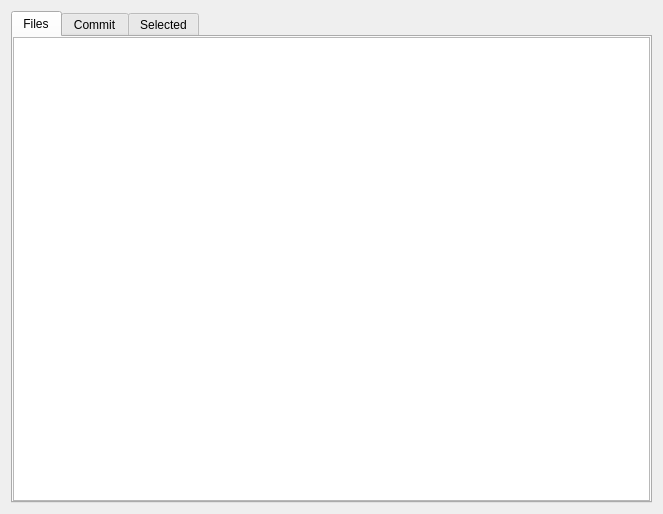
<?xml version="1.0" encoding="UTF-8"?>
<ui version="4.0">
 <class>CompareTreeForm</class>
 <widget class="QWidget" name="CompareTreeForm">
  <property name="geometry">
   <rect>
    <x>0</x>
    <y>0</y>
    <width>663</width>
    <height>514</height>
   </rect>
  </property>
  <property name="sizePolicy">
   <sizepolicy hsizetype="MinimumExpanding" vsizetype="MinimumExpanding">
    <horstretch>0</horstretch>
    <verstretch>0</verstretch>
   </sizepolicy>
  </property>
  <property name="minimumSize">
   <size>
    <width>160</width>
    <height>200</height>
   </size>
  </property>
  <property name="windowTitle">
   <string>Form</string>
  </property>
  <layout class="QGridLayout" name="gridLayout_2">
   <item row="0" column="0">
    <widget class="QTabWidget" name="tabWidget">
     <property name="toolTip">
      <string/>
     </property>
     <property name="tabPosition">
      <enum>QTabWidget::North</enum>
     </property>
     <property name="currentIndex">
      <number>0</number>
     </property>
     <widget class="QWidget" name="tab1">
      <property name="maximumSize">
       <size>
        <width>16777215</width>
        <height>16777215</height>
       </size>
      </property>
      <property name="toolTip">
       <string>Show files with changes between the selected versions.</string>
      </property>
      <attribute name="title">
       <string>Files</string>
      </attribute>
      <layout class="QHBoxLayout" name="horizontalLayout">
       <property name="spacing">
        <number>0</number>
       </property>
       <property name="margin">
        <number>0</number>
       </property>
       <item>
        <widget class="CompareTree" name="compareTree">
         <property name="sizePolicy">
          <sizepolicy hsizetype="MinimumExpanding" vsizetype="MinimumExpanding">
           <horstretch>1</horstretch>
           <verstretch>0</verstretch>
          </sizepolicy>
         </property>
         <property name="frameShadow">
          <enum>QFrame::Plain</enum>
         </property>
         <property name="lineWidth">
          <number>0</number>
         </property>
        </widget>
       </item>
      </layout>
     </widget>
     <widget class="QWidget" name="tab2">
      <property name="toolTip">
       <string>Show git log commit information of the selected versions.</string>
      </property>
      <attribute name="title">
       <string>Commit</string>
      </attribute>
      <layout class="QVBoxLayout" name="verticalLayout">
       <property name="spacing">
        <number>0</number>
       </property>
       <property name="margin">
        <number>0</number>
       </property>
       <item>
        <widget class="QFrame" name="frame">
         <layout class="QGridLayout" name="gridLayout">
          <property name="margin">
           <number>2</number>
          </property>
          <property name="spacing">
           <number>2</number>
          </property>
          <item row="2" column="1" colspan="5">
           <widget class="QTextBrowser" name="fromEdit">
            <property name="sizePolicy">
             <sizepolicy hsizetype="Expanding" vsizetype="MinimumExpanding">
              <horstretch>0</horstretch>
              <verstretch>0</verstretch>
             </sizepolicy>
            </property>
            <property name="focusPolicy">
             <enum>Qt::ClickFocus</enum>
            </property>
            <property name="acceptDrops">
             <bool>false</bool>
            </property>
            <property name="frameShadow">
             <enum>QFrame::Plain</enum>
            </property>
           </widget>
          </item>
          <item row="4" column="1" colspan="5">
           <widget class="QTextBrowser" name="toEdit">
            <property name="sizePolicy">
             <sizepolicy hsizetype="Expanding" vsizetype="MinimumExpanding">
              <horstretch>0</horstretch>
              <verstretch>0</verstretch>
             </sizepolicy>
            </property>
            <property name="focusPolicy">
             <enum>Qt::ClickFocus</enum>
            </property>
            <property name="frameShadow">
             <enum>QFrame::Plain</enum>
            </property>
           </widget>
          </item>
          <item row="0" column="1">
           <widget class="QPushButton" name="fromButton">
            <property name="sizePolicy">
             <sizepolicy hsizetype="Maximum" vsizetype="Fixed">
              <horstretch>0</horstretch>
              <verstretch>0</verstretch>
             </sizepolicy>
            </property>
            <property name="minimumSize">
             <size>
              <width>32</width>
              <height>32</height>
             </size>
            </property>
            <property name="toolTip">
             <string>Source Version</string>
            </property>
            <property name="text">
             <string/>
            </property>
            <property name="icon">
             <iconset>
              <normaloff>:/images/gvt_pointer.png</normaloff>:/images/gvt_pointer.png</iconset>
            </property>
            <property name="iconSize">
             <size>
              <width>32</width>
              <height>32</height>
             </size>
            </property>
           </widget>
          </item>
          <item row="3" column="1">
           <widget class="QPushButton" name="toButton">
            <property name="sizePolicy">
             <sizepolicy hsizetype="Maximum" vsizetype="Fixed">
              <horstretch>0</horstretch>
              <verstretch>0</verstretch>
             </sizepolicy>
            </property>
            <property name="minimumSize">
             <size>
              <width>32</width>
              <height>32</height>
             </size>
            </property>
            <property name="toolTip">
             <string>Destination Version</string>
            </property>
            <property name="text">
             <string/>
            </property>
            <property name="icon">
             <iconset>
              <normaloff>:/images/gvt_pointer.png</normaloff>:/images/gvt_pointer.png</iconset>
            </property>
            <property name="iconSize">
             <size>
              <width>32</width>
              <height>32</height>
             </size>
            </property>
           </widget>
          </item>
          <item row="0" column="3" colspan="3">
           <widget class="QComboBox" name="fromComboBox">
            <property name="duplicatesEnabled">
             <bool>false</bool>
            </property>
            <property name="frame">
             <bool>false</bool>
            </property>
           </widget>
          </item>
          <item row="3" column="3" colspan="3">
           <widget class="QLabel" name="toDate">
            <property name="text">
             <string/>
            </property>
           </widget>
          </item>
         </layout>
        </widget>
       </item>
      </layout>
     </widget>
     <widget class="QWidget" name="tab3">
      <property name="toolTip">
       <string>Show git log of selected version.</string>
      </property>
      <attribute name="title">
       <string>Selected</string>
      </attribute>
      <layout class="QVBoxLayout" name="verticalLayout">
       <property name="spacing">
        <number>0</number>
       </property>
       <property name="margin">
        <number>0</number>
       </property>
       <item>
        <widget class="QTextBrowser" name="selectedLog">
         <property name="sizePolicy">
          <sizepolicy hsizetype="Expanding" vsizetype="MinimumExpanding">
           <horstretch>0</horstretch>
           <verstretch>0</verstretch>
          </sizepolicy>
         </property>
         <property name="focusPolicy">
          <enum>Qt::ClickFocus</enum>
         </property>
         <property name="acceptDrops">
          <bool>false</bool>
         </property>
         <property name="frameShadow">
          <enum>QFrame::Plain</enum>
         </property>
         <property name="undoRedoEnabled">
          <bool>true</bool>
         </property>
         <property name="textInteractionFlags">
          <set>Qt::TextSelectableByKeyboard|Qt::TextSelectableByMouse</set>
         </property>
         <property name="openLinks">
          <bool>false</bool>
         </property>
        </widget>
       </item>
      </layout>
     </widget>
    </widget>
   </item>
  </layout>
 </widget>
 <customwidgets>
  <customwidget>
   <class>CompareTree</class>
   <extends>QTreeView</extends>
   <header location="global">comparetree.h</header>
  </customwidget>
 </customwidgets>
 <resources/>
 <connections/>
</ui>
